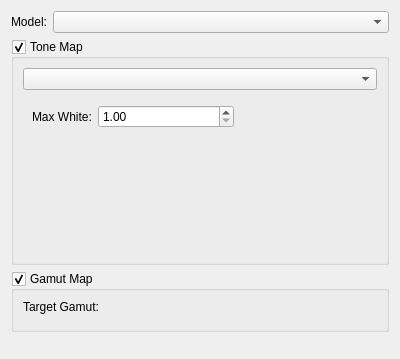
<?xml version="1.0" encoding="UTF-8"?>
<ui version="4.0">
 <class>KisToneGamutMapWidget</class>
 <widget class="QWidget" name="KisToneGamutMapWidget">
  <property name="geometry">
   <rect>
    <x>0</x>
    <y>0</y>
    <width>400</width>
    <height>359</height>
   </rect>
  </property>
  <property name="windowTitle">
   <string>Form</string>
  </property>
  <layout class="QVBoxLayout" name="verticalLayout">
   <item>
    <layout class="QHBoxLayout" name="horizontalLayout">
     <item>
      <widget class="QLabel" name="label_3">
       <property name="text">
        <string>Model:</string>
       </property>
      </widget>
     </item>
     <item>
      <widget class="QComboBox" name="cmbMappingModel">
       <property name="sizePolicy">
        <sizepolicy hsizetype="MinimumExpanding" vsizetype="Fixed">
         <horstretch>0</horstretch>
         <verstretch>0</verstretch>
        </sizepolicy>
       </property>
      </widget>
     </item>
    </layout>
   </item>
   <item>
    <widget class="QGroupBox" name="chkToneMap">
     <property name="title">
      <string>Tone Map</string>
     </property>
     <property name="checkable">
      <bool>true</bool>
     </property>
     <layout class="QFormLayout" name="formLayout_3">
      <item row="1" column="0">
       <widget class="QStackedWidget" name="stkToneMap">
        <property name="currentIndex">
         <number>0</number>
        </property>
        <widget class="QWidget" name="page">
         <layout class="QFormLayout" name="formLayout">
          <item row="0" column="0">
           <widget class="QLabel" name="label_2">
            <property name="text">
             <string>Max White:</string>
            </property>
           </widget>
          </item>
          <item row="0" column="1">
           <widget class="QDoubleSpinBox" name="spnMaxWhite">
            <property name="minimum">
             <double>1.000000000000000</double>
            </property>
            <property name="maximum">
             <double>65536.000000000000000</double>
            </property>
           </widget>
          </item>
         </layout>
        </widget>
        <widget class="QWidget" name="page_2">
         <layout class="QHBoxLayout" name="horizontalLayout_2">
          <item>
           <layout class="QFormLayout" name="formLayout_2">
            <item row="0" column="0">
             <widget class="QLabel" name="label_4">
              <property name="text">
               <string>Toe Strength:</string>
              </property>
             </widget>
            </item>
            <item row="0" column="1">
             <widget class="QDoubleSpinBox" name="spnToeStrength">
              <property name="toolTip">
               <string>The sharpness of the toe fall-off. 0.0 makes it linear, while 1.0 produces a sharp angle.</string>
              </property>
              <property name="decimals">
               <number>4</number>
              </property>
              <property name="maximum">
               <double>1.000000000000000</double>
              </property>
              <property name="singleStep">
               <double>0.010000000000000</double>
              </property>
             </widget>
            </item>
            <item row="1" column="0">
             <widget class="QLabel" name="label_5">
              <property name="text">
               <string>Toe Length:</string>
              </property>
             </widget>
            </item>
            <item row="1" column="1">
             <widget class="QDoubleSpinBox" name="spnToeLength">
              <property name="toolTip">
               <string>How much of the dynamic range is in the toe. 0.0 means none, while 1.0 is half the curve.</string>
              </property>
              <property name="decimals">
               <number>4</number>
              </property>
              <property name="maximum">
               <double>1.000000000000000</double>
              </property>
              <property name="singleStep">
               <double>0.010000000000000</double>
              </property>
             </widget>
            </item>
            <item row="2" column="0">
             <widget class="QLabel" name="label_6">
              <property name="text">
               <string>Shoulder Strength:</string>
              </property>
             </widget>
            </item>
            <item row="2" column="1">
             <widget class="QDoubleSpinBox" name="spnShoulderStrength">
              <property name="toolTip">
               <string>Curvature of the shoulder. 1.0 is linear.</string>
              </property>
              <property name="decimals">
               <number>4</number>
              </property>
              <property name="maximum">
               <double>1.000000000000000</double>
              </property>
              <property name="singleStep">
               <double>0.010000000000000</double>
              </property>
             </widget>
            </item>
            <item row="3" column="0">
             <widget class="QLabel" name="label_7">
              <property name="text">
               <string>Shoulder Length:</string>
              </property>
             </widget>
            </item>
            <item row="3" column="1">
             <widget class="QDoubleSpinBox" name="spnShoulderLength">
              <property name="toolTip">
               <string>Determines the maximum white in stops.</string>
              </property>
              <property name="suffix">
               <string> stops</string>
              </property>
              <property name="maximum">
               <double>999.000000000000000</double>
              </property>
              <property name="singleStep">
               <double>0.100000000000000</double>
              </property>
             </widget>
            </item>
            <item row="4" column="0">
             <widget class="QLabel" name="label_8">
              <property name="text">
               <string>Shoulder Angle:</string>
              </property>
             </widget>
            </item>
            <item row="4" column="1">
             <widget class="QDoubleSpinBox" name="spnShoulderAngle">
              <property name="toolTip">
               <string>Angle of the shoulder, determines the smoothness of the shift to full white.</string>
              </property>
              <property name="decimals">
               <number>4</number>
              </property>
              <property name="maximum">
               <double>1.000000000000000</double>
              </property>
              <property name="singleStep">
               <double>0.010000000000000</double>
              </property>
             </widget>
            </item>
           </layout>
          </item>
         </layout>
        </widget>
       </widget>
      </item>
      <item row="1" column="1">
       <widget class="KisToneCurveWidget" name="toneCurvePreview" native="true"/>
      </item>
      <item row="0" column="0" colspan="2">
       <widget class="QComboBox" name="cmbToneCurveType"/>
      </item>
     </layout>
    </widget>
   </item>
   <item>
    <widget class="QGroupBox" name="chkGamutMap">
     <property name="title">
      <string>Gamut Map</string>
     </property>
     <property name="checkable">
      <bool>true</bool>
     </property>
     <layout class="QVBoxLayout" name="verticalLayout_2">
      <item>
       <widget class="QLabel" name="label">
        <property name="text">
         <string>Target Gamut:</string>
        </property>
       </widget>
      </item>
      <item>
       <widget class="KisColorSpaceSelector" name="targetGamut" native="true"/>
      </item>
     </layout>
    </widget>
   </item>
   <item>
    <spacer name="verticalSpacer">
     <property name="orientation">
      <enum>Qt::Orientation::Vertical</enum>
     </property>
     <property name="sizeHint" stdset="0">
      <size>
       <width>20</width>
       <height>40</height>
      </size>
     </property>
    </spacer>
   </item>
  </layout>
 </widget>
 <customwidgets>
  <customwidget>
   <class>KisColorSpaceSelector</class>
   <extends>QWidget</extends>
   <header>kis_color_space_selector.h</header>
   <container>1</container>
  </customwidget>
  <customwidget>
   <class>KisToneCurveWidget</class>
   <extends>QWidget</extends>
   <header>kis_tone_curve_widget.h</header>
   <container>1</container>
  </customwidget>
 </customwidgets>
 <resources/>
 <connections/>
</ui>
